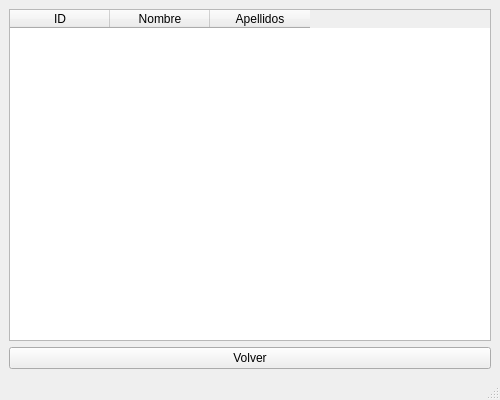
<?xml version="1.0" encoding="UTF-8"?>
<ui version="4.0">
 <class>VistaSeleccionAtleta</class>
 <widget class="QMainWindow" name="VistaSeleccionAtletaAsignarEntrenamiento">
  <property name="geometry"><rect><x>0</x><y>0</y><width>500</width><height>400</height></rect></property>
  <property name="windowTitle"><string>Seleccione Atleta</string></property>
  <widget class="QWidget" name="centralwidget">
   <layout class="QVBoxLayout" name="verticalLayout">
    <item>
     <widget class="QTableWidget" name="tblAtletas">
      <column><property name="text"><string>ID</string></property></column>
      <column><property name="text"><string>Nombre</string></property></column>
      <column><property name="text"><string>Apellidos</string></property></column>
     </widget>
    </item>
    <item>
     <widget class="QPushButton" name="btn_volver">
      <property name="text"><string>Volver</string></property>
     </widget>
    </item>
   </layout>
  </widget>
  <widget class="QStatusBar" name="statusbar"/>
 </widget>
 <resources/>
 <connections/>
</ui>
